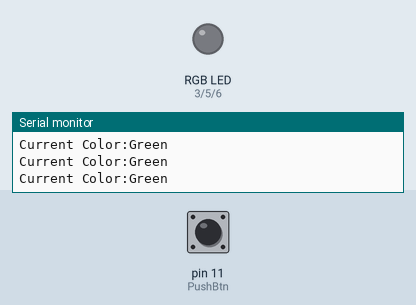
Simulated run of this sketch. Board: Arduino Uno, built with avr-gcc and run on an emulated ATmega328P. Shown: an RGB LED mixed from three pins (HIGH = lit), the last lines printed to the serial monitor. Dashed ring = blinking. The test bench sets the inputs (shaded band); at power-on: pin 11 (PushBtn) HIGH.

Above: at 1.2 s.
1.3 s: pin 11 (PushBtn) pulled LOW for 0.15 s
At 2.8 s:
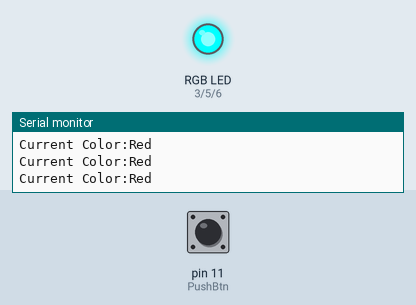
4.4 s: pin 11 (PushBtn) pulled LOW for 1 s
At 6.8 s:
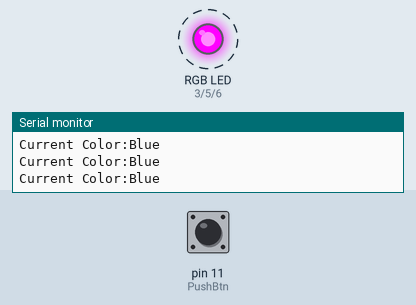
8.4 s: pin 11 (PushBtn) pulled LOW for 0.15 s
At 10.9 s:
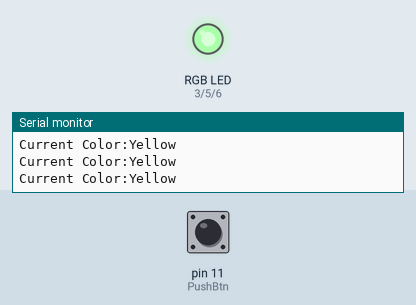
11.5 s: pin 11 (PushBtn) pulled LOW for 3.2 s
At 12.9 s:
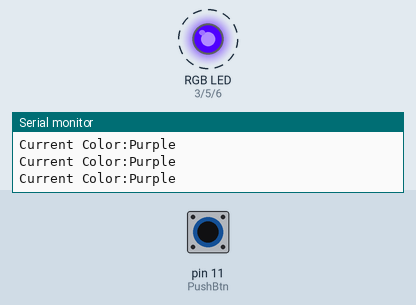
17.7 s: pin 11 (PushBtn) pulled LOW for 0.15 s
At 18.7 s:
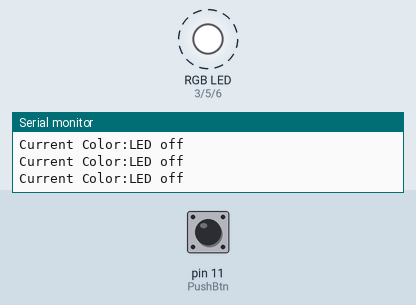
20.8 s: pin 11 (PushBtn) pulled LOW for 1 s
Timing chart, 0 to 25.8 s (numbered marks = the images above; inputs shaded):
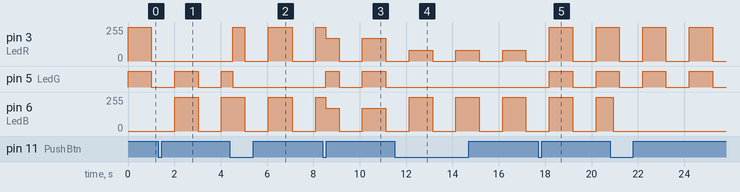

The sketch:

114_1_10_1.ino
```cpp
const int PushBtn = 11;
const int LedR = 3;
const int LedG = 5;
const int LedB = 6;
const int interval = 1000;

String currentcolor = "led";

int BtnState = 0;
int BtnColor = 0;

unsigned long lastClickedTime = 0;
unsigned long previousTime = 0;

bool IsPressed = false;
bool Blink = false;

void setup() {
  // put your setup code here, to run once:
  pinMode(LedR, OUTPUT);
  pinMode(LedG, OUTPUT);
  pinMode(LedB, OUTPUT);
  pinMode(PushBtn, INPUT);
  Serial.begin(9600);
}

void loop() {
  // put your main code here, to run repeatedly:
  BtnState = digitalRead(PushBtn);

  Serial.print("Current Color:");
  Serial.println(currentcolor);

  if (BtnState == LOW && IsPressed == false){
    IsPressed = true;
    unsigned long now = millis();
    if (now - lastClickedTime < 200){
      BtnColor = 5;
    }else {
      if (BtnColor > 4){
        BtnColor = 0;
      }else {
        BtnColor += 1;
      }
    }
    delay(100);
    lastClickedTime = now;
  }
  if (BtnState == HIGH && IsPressed == true){
    IsPressed = false;
  }

  unsigned long currentTime = millis();
  if (currentTime - previousTime >= interval){
    previousTime = currentTime;
    if (Blink){
      Blink = false;
    }else {
      Blink = true;
    }
  }

  if (BtnColor == 0){
    currentcolor = "Green";
    if (Blink){
      analogWrite(LedR,0);
      analogWrite(LedG,0);
      analogWrite(LedB,0);
    }else {
    analogWrite(LedR, 255);
    analogWrite(LedG, 255);
    analogWrite(LedB, 0);
    }
  }else if (BtnColor == 1){
    if (Blink){
      analogWrite(LedR,0);
      analogWrite(LedG,0);
      analogWrite(LedB,0);
    }else {
    currentcolor = "Red";
    analogWrite(LedR, 0);
    analogWrite(LedG, 255);
    analogWrite(LedB, 255);
    }
  }else if (BtnColor == 2){
    if (Blink){
      analogWrite(LedR,0);
      analogWrite(LedG,0);
      analogWrite(LedB,0);
    }else {
    currentcolor = "Blue";
    analogWrite(LedR, 255);
    analogWrite(LedG, 0);
    analogWrite(LedB, 255);
    }
  }else if (BtnColor == 3){
    if (Blink){
      analogWrite(LedR,0);
      analogWrite(LedG,0);
      analogWrite(LedB,0);
    }else {
    currentcolor = "Yellow";
    analogWrite(LedR, 170);
    analogWrite(LedG, 255);
    analogWrite(LedB, 170);
    }
  }else if (BtnColor == 4){
    if (Blink){
      analogWrite(LedR,0);
      analogWrite(LedG,0);
      analogWrite(LedB,0);
    }else {
    currentcolor = "Purple";
    analogWrite(LedR, 80);
    analogWrite(LedG, 0);
    analogWrite(LedB, 255);
    }
  }else if (BtnColor == 5){
    if (Blink){
      analogWrite(LedR,0);
      analogWrite(LedG,0);
      analogWrite(LedB,0);
    }else {
    currentcolor = "LED off";
    analogWrite(LedR, 255);
    analogWrite(LedG, 255);
    analogWrite(LedB, 255);
    }
  }

}
```

Measured:
- after the input at 1.3 s, pin 3 (LedR): stays 0/255 (without the input it goes to 255/255 after 0.71 s); pin 6 (LedB): 0/255 → 255/255 after 0.72 s, → 0/255 1.0 s later, → 255/255 1.0 s later
- after the input at 4.4 s, pin 3 (LedR): goes 255/255 0.51 s, 0/255 1.0 s, 255/255 1.0 s, 0/255 1.0 s, then 255/255, starting after 0.13 s
- after the input at 8.4 s, pin 5 (LedG): LOW → HIGH after 0.13 s, → LOW 0.57 s later, → HIGH 1.0 s later, → LOW 1.0 s later
- after the input at 11.5 s, pin 5 (LedG): stops changing and stays LOW
- after the input at 17.7 s, pin 5 (LedG): LOW → HIGH after 0.48 s, → LOW 1.0 s later, → HIGH 1.0 s later
